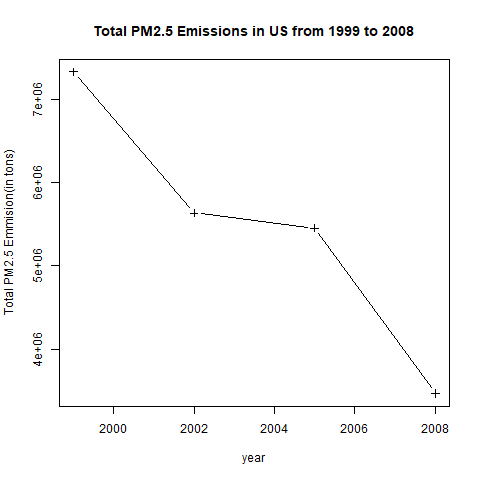

This figure's R source:
### Have total emissions from PM2.5 decreased in the United States 
### from 1999 to 2008? 
### Using the base plotting system, we make a plot showing 
### total PM2.5 emission from all sources for each of the years
### 1999, 2002, 2005, and 2008.

source("base.R")


png("plot1.png")
NEI[,c(4,6)] %>% group_by(year) %>%
                     summarise_all(sum) %>%
                        plot(type = "b", pch = 3, 
                             main = "Total PM2.5 Emissions in US from 1999 to 2008",
                             ylab = "Total PM2.5 Emmision(in tons)")
dev.off()
